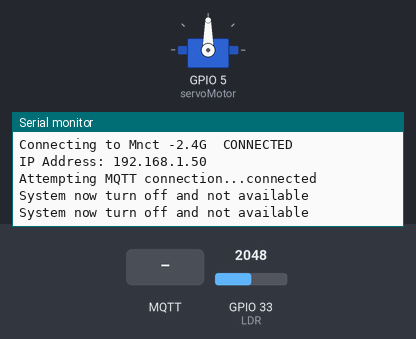
The sketch below on a simulated ESP32. Parts: servo, the last lines printed to the serial monitor. Inputs (shaded band) come from the test bench; at power-on: GPIO 33 (LDR) = 2048. WiFi joins after 1.5 s; servers stay silent unless stated; no MQTT or app messages arrive unless stated.

Above: at 6.2 s.
6.3 s: MQTT message "esp32/output" arrives on the first subscribed topic
At 7.9 s:
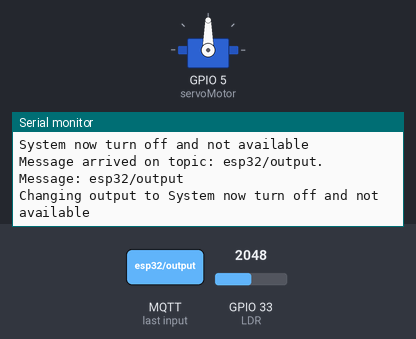
8.5 s: MQTT message "on" arrives on the first subscribed topic
At 9.8 s:
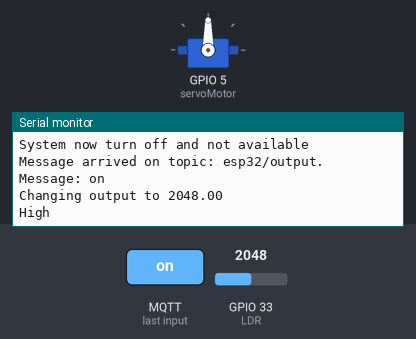
10.5 s: MQTT message "off" arrives on the first subscribed topic
At 11.4 s:
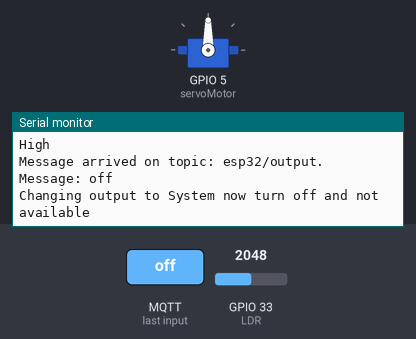

Measured:
- after the input at 6.3 s, the serial monitor: prints a new line after 0.76 s (image 1)
- after the input at 8.5 s, the serial monitor: prints a new line after 0.56 s (image 2)
- after the input at 10.5 s, the serial monitor: prints a new line after 0.56 s (image 3)

The sketch:

AHT20-LED-Node-RED.ino
```cpp
#include <WiFi.h>
#include <PubSubClient.h>
#include <Wire.h>
#include "Config.h"
#include <ESP32Servo.h>

/* MQTT Instance */
WiFiClient espClient;
PubSubClient client(espClient);

/* Use MQTT's IP Address */
const char* mqttServer = "192.168.1.22";
const int mqttPort = 1883;

#define LDR 33

/* Value Buffer */
char buf[100]; //Reserved for 100 bytes

Servo servoMotor;
float aValue;
bool turnOnOff;


void setup() {
   servoMotor.attach(5);
  Serial.begin(115200);


  /* (WiFi) Connection Setup */
  WiFi.mode(WIFI_STA);
  WiFi.begin(ssid, pass);
  delay(5000);

  /* loop until ESP32 can sucesfully connect to the WiFi */
  Serial.printf("Connecting to %s ", ssid);
  while (WiFi.status() != WL_CONNECTED) {
      delay(500);
      Serial.print(".");
  }
  /* connection is successful */
  Serial.println(" CONNECTED");
  Serial.print("IP Address: ");
  Serial.println(WiFi.localIP());

  /* MQTT Server */
  client.setServer(mqttServer, mqttPort);
  client.setCallback(callback);


}

void loop() {
  if (!client.connected()) {
    reconnect();
  }
  client.loop();
  if(!turnOnOff){
    Serial.println("System now turn off and not available");
  }
  else{
    aValue = analogRead(LDR); //12 bits ADC
  Serial.println(aValue);
  sprintf(buf, "%.2f", aValue);
  client.publish("esp32/lumen", buf);
  if(aValue < 1000){
    servoMotor.write(0);
    Serial.println("Low");
  }
  else{
    servoMotor.write(90);
    Serial.println("High");
  }
  }

 delay(1000);
}


void callback(char* topic, byte* message, unsigned int length) {
  Serial.print("Message arrived on topic: ");
  Serial.print(topic);
  Serial.print(". Message: ");
  String messageTemp;

  for (int i = 0; i < length; i++) {
    Serial.print((char)message[i]);
    messageTemp += (char)message[i];
  }
  Serial.println();

  // Feel free to add more if statements to control more GPIOs with MQTT

  // If a message is received on the topic esp32/output, you check if the message is either "on" or "off".
  // Changes the output state according to the message
  if (String(topic) == "esp32/output") {
    Serial.print("Changing output to ");
    if(messageTemp == "on"){
      turnOnOff = true;

    }
    else if(messageTemp == "off"){
      turnOnOff = false;

    }
  }
}

void reconnect() {
  // Loop until we're reconnected
  while (!client.connected()) {
    Serial.print("Attempting MQTT connection...");
    // Attempt to connect
    if (client.connect("esp32 Client")) {
      Serial.println("connected");
      // Subscribe
      client.subscribe("esp32/output");
    } else {
      Serial.print("failed, rc=");
      Serial.print(client.state());
      Serial.println(" try again in 5 seconds");
      // Wait 5 seconds before retrying
      delay(5000);
    }
  }
}
```

Config.h
```cpp
/* (WiFi) Variables */
char ssid[] = "Mnct -2.4G"; // Your WiFi credentials.
char pass[] = "max14614"; // Set password to "" for open networks.

const char* UName = "mnct";
const char* PassW = "1234";
```
